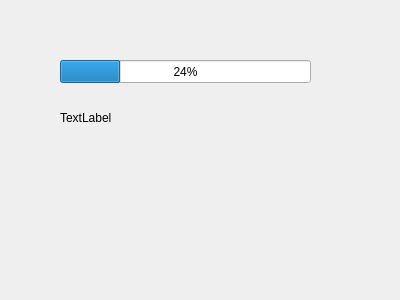
<?xml version="1.0" encoding="UTF-8"?>
<ui version="4.0">
 <class>PROGRESSBARVIEW</class>
 <widget class="QDialog" name="PROGRESSBARVIEW">
  <property name="geometry">
   <rect>
    <x>0</x>
    <y>0</y>
    <width>400</width>
    <height>300</height>
   </rect>
  </property>
  <property name="windowTitle">
   <string>Dialog</string>
  </property>
  <widget class="QProgressBar" name="progressBar">
   <property name="geometry">
    <rect>
     <x>60</x>
     <y>60</y>
     <width>251</width>
     <height>23</height>
    </rect>
   </property>
   <property name="value">
    <number>24</number>
   </property>
  </widget>
  <widget class="QLabel" name="label">
   <property name="geometry">
    <rect>
     <x>60</x>
     <y>110</y>
     <width>251</width>
     <height>16</height>
    </rect>
   </property>
   <property name="text">
    <string>TextLabel</string>
   </property>
  </widget>
 </widget>
 <resources/>
 <connections/>
</ui>
